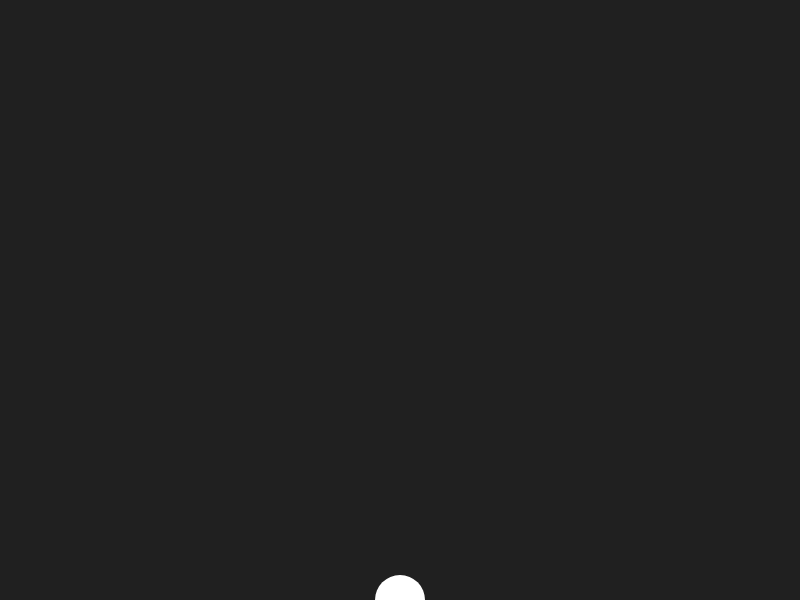
Frame 1 (no input)
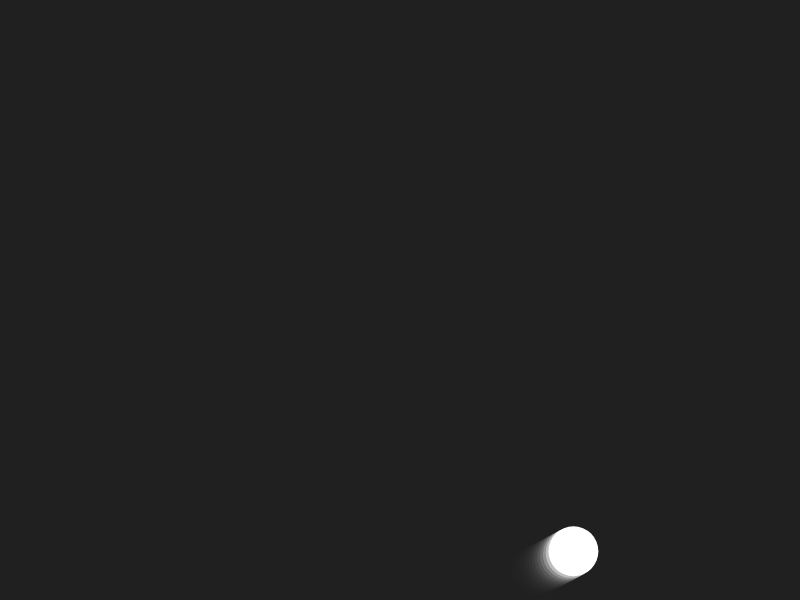
Frame 60 (no input)
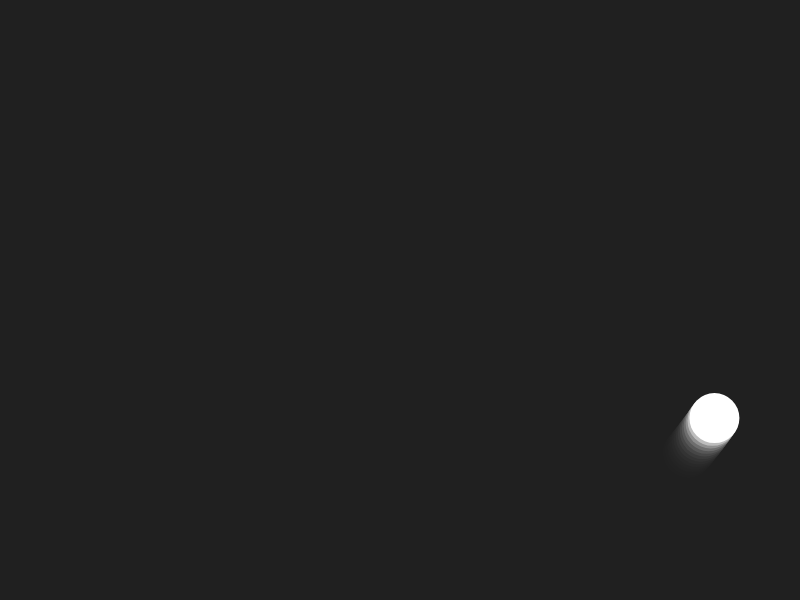
Frame 120 (the mouse pressed at the canvas centre since frame 60)

The p5.js sketch that drew these frames (run headless with seeded random() and noise() and a simulated clock; from frame 60 on, the mouse is pressed at the canvas centre):

// p5.js sketch
// ── sketch.js
// variables for x value and 
// amount to increment
let x = 0;
let incX = 0.0076;

// variables for y value and 
// amount to increment
let y = 0;
let incY = 0.0098;

// as x and y increment over time, they should be global

function setup() {
    createCanvas(800, 600);
    strokeWeight(2);
    noFill();
   background(33);
}

function draw() {
    // update the background, but have it 
    // slightly trnasparent
    // this will leave a trail behind any
    // objects updating over time
    background(33, 75);
    // update the X and Y position using
    // sin() and cos(). 

    // these return values
    // between -1.0 and 1.0
    let sinX = sin(x);
    let cosY = cos(y);

    // add one and divide by 2 
    // to give a range between 0.0 and 1.0
    let xMult = (sinX +1)/2;
    let yMult = (cosY+1)/2;

    // multiply this 0-1 value by width and height
    let xPos = xMult*width;
    let yPos = yMult*height;

    // draw the ellipse
    fill(255);
    noStroke();
    ellipse(xPos, yPos, 50);
    
    // increment the values for sin and cos
    // to be used in the next loop
    x+=incX;
    y+=incY;

    // use a counter to draw a stroke around
    // an ellipse every N-frames
    // if(frameCount%20 == 0){
    //     noFill();
    //     stroke(10);
    //     ellipse(xPos, yPos, 50);
    // }
}
